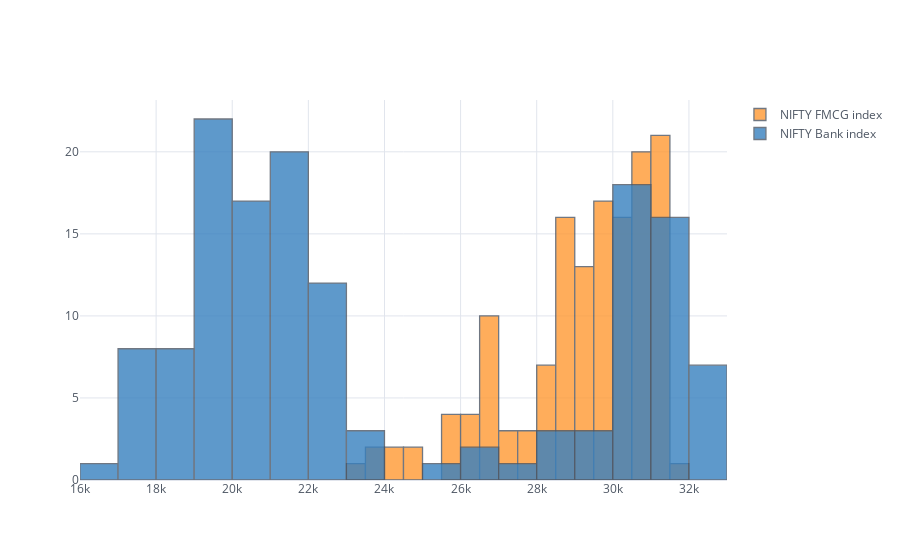

The notebook cell saved with this chart:
### Code cell
# Histogram
dataset[['NIFTY FMCG index', 'NIFTY Bank index']].iplot(kind='hist', bins=30);

### Figure 1 — Plotly figure (JSON) as saved in the notebook; plotly's stock layout.template omitted (floating-point values rounded to 4 significant figures; data arrays with more than 128 entries replaced by an {"elided": "..."} marker saying what was removed)
{"data": [{"histfunc": "count", "histnorm": "", "marker": {"color": "rgba(255, 153, 51, 1.0)", "line": {"color": "#4D5663", "width": 1.3}}, "name": "NIFTY FMCG index", "nbinsx": 30, "opacity": 0.8, "orientation": "v", "type": "histogram", "x": {"elided": "142 float values"}}, {"histfunc": "count", "histnorm": "", "marker": {"color": "rgba(55, 128, 191, 1.0)", "line": {"color": "#4D5663", "width": 1.3}}, "name": "NIFTY Bank index", "nbinsx": 30, "opacity": 0.8, "orientation": "v", "type": "histogram", "x": {"elided": "142 float values"}}], "layout": {"barmode": "overlay", "legend": {"bgcolor": "#FFFFFF", "font": {"color": "#4D5663"}}, "paper_bgcolor": "#FFFFFF", "plot_bgcolor": "#FFFFFF", "title": {"font": {"color": "#4D5663"}}, "xaxis": {"gridcolor": "#E1E5ED", "showgrid": true, "tickfont": {"color": "#4D5663"}, "title": {"font": {"color": "#4D5663"}, "text": ""}, "zerolinecolor": "#E1E5ED"}, "yaxis": {"gridcolor": "#E1E5ED", "showgrid": true, "tickfont": {"color": "#4D5663"}, "title": {"font": {"color": "#4D5663"}, "text": ""}, "zerolinecolor": "#E1E5ED"}}}
